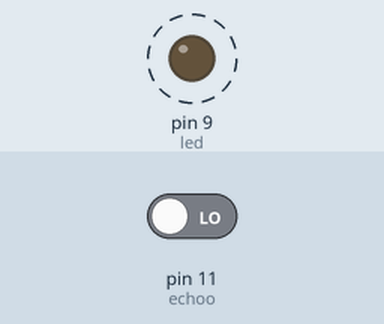
Simulated run of this sketch. Board: Arduino Uno, built with avr-gcc and run on an emulated ATmega328P. Parts: output pins drawn as LEDs (lit = HIGH). Dashed ring = blinking. The test bench sets the inputs (shaded band); at power-on: pin 11 (echoo) LOW. Pins used as bus, display or sensor lines are not drawn; what the sketch prints to the serial monitor is not drawn.

Above: at 0.6 s.
Timing chart, 0 to 3.0 s (numbered marks = the images above):
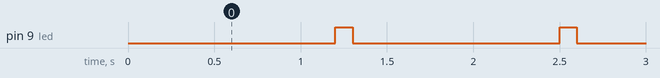

The sketch:

parking_sensor_hc-sr04_.ino
```cpp
#define led 9
#define trigg 10
#define echoo 11


void setup() {
  pinMode(led, OUTPUT);
  pinMode(trigg, OUTPUT);
  pinMode(echoo, INPUT);

  Serial.begin(9600);
}


void loop() {

  digitalWrite(trigg, 1);
  delay(100);
  digitalWrite(trigg, 0);

  int t = pulseIn(echoo, 1);
  int range = (t/2)/29.1/2;

  Serial.println(range);
  delay(100);

  if (range < 30) {
    digitalWrite(led, 1);
    delay(100);
    digitalWrite(led, 0);
  }
  else
    digitalWrite(led, 0);

}
```

Measured:
- by itself, pin 9 (led): alternates HIGH for 0.10 s and LOW for 1.2 s
